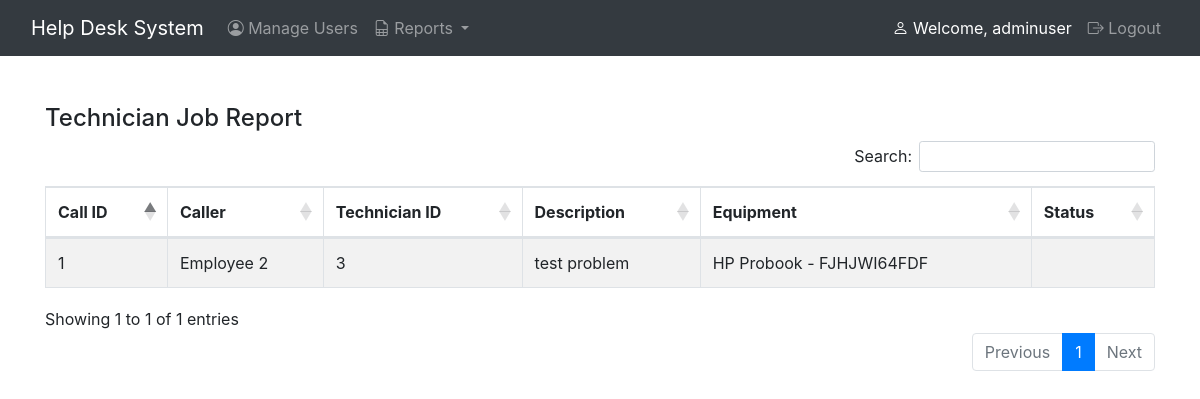
The page /technician_job_report.php (signed in) on the database its author committed.
### tables this page shows
CREATE TABLE problems (
    problem_id INT AUTO_INCREMENT PRIMARY KEY,
    call_id INT,
    technician_id INT,
    problem_type VARCHAR(100),
    assigned_time TIMESTAMP DEFAULT CURRENT_TIMESTAMP,
    resolution_time TIMESTAMP NULL,
    resolution_description TEXT,
    time_taken FLOAT,
    status ENUM('Open', 'Closed') DEFAULT 'Open',
    FOREIGN KEY (call_id) REFERENCES helpdesk_calls(call_id),
    FOREIGN KEY (technician_id) REFERENCES users(user_id)
);

CREATE TABLE employees (
    employee_id INT AUTO_INCREMENT PRIMARY KEY,
    office_id INT,
    name VARCHAR(100),
    contact_phone VARCHAR(15),
    email VARCHAR(100),
    start_date DATE,
    end_date DATE,
    job_title VARCHAR(50),
    department VARCHAR(50),
    FOREIGN KEY (office_id) REFERENCES offices(office_id)
);

CREATE TABLE helpdesk_calls (
    call_id INT AUTO_INCREMENT PRIMARY KEY,
    caller_id INT,
    operator_id INT,
    call_time TIMESTAMP DEFAULT CURRENT_TIMESTAMP,
    problem_description TEXT,
    equipment_id INT,
    operating_system VARCHAR(50),
    software_used VARCHAR(50),
    status ENUM('Open', 'Closed') DEFAULT 'Open',
    FOREIGN KEY (caller_id) REFERENCES employees(employee_id),
    FOREIGN KEY (operator_id) REFERENCES users(user_id),
    FOREIGN KEY (equipment_id) REFERENCES equipment(equipment_id)
);

CREATE TABLE equipment (
    equipment_id INT AUTO_INCREMENT PRIMARY KEY,
    office_id INT,
    serial_number VARCHAR(50),
    equipment_type VARCHAR(50),
    make VARCHAR(50),
    model VARCHAR(50),
    manufacturer VARCHAR(50),
    warranty_expiry_date DATE,
    software_licence_number VARCHAR(50),
    software_type VARCHAR(50),
    FOREIGN KEY (office_id) REFERENCES offices(office_id)
);

### technician_job_report.php (the view, shortened to what this page needs)
<?php
include 'config/db.php';
$result = $conn->query("SELECT *, p.status AS problem_status FROM problems p, helpdesk_calls h, employees e, equipment eq WHERE p.call_id = h.call_id AND h.caller_id = e.employee_id AND h.equipment_id = eq.equipment_id");
?>
<!DOCTYPE html>
<html lang="en">
<head>
    <link rel="stylesheet" href="assets/css/bootstrap.min.css">
    <link rel="stylesheet" href="https://cdn.jsdelivr.net/npm/bootstrap-icons@1.7.1/font/bootstrap-icons.css">
    <link rel="stylesheet" href="https://cdn.datatables.net/1.13.1/css/dataTables.bootstrap4.min.css">
</head>
<body>
    <?php include 'nav.php'; ?>
    <div class="container mt-5">
        <h4>Technician Job Report</h4>
        <div class="table-responsive">
            <table id="jobReportTable" class="table table-striped table-bordered table-hover">
                <thead>
                    <tr>
                        <th>Call ID</th>
                        <th>Caller</th>
                        <th>Technician ID</th>
                        <th>Description</th>
                        <th>Equipment</th>
                        <th>Status</th>
                    </tr>
                </thead>
                <tbody>
                    <?php
                    while ($row = $result->fetch_assoc()) {
                        echo "<tr>
                            <td>{$row['problem_id']}</td>
                            <td>{$row['name']}</td>
                            <td>{$row['technician_id']}</td>
                            <td>{$row['problem_description']}</td>
                            <td>{$row['make']} {$row['model']} - {$row['serial_number']}</td>
                            <td>{$row['problem_status']}</td>
                        </tr>";
                    }
                    ?>
                </tbody>
            </table>
        </div>
    </div>
</body>
</html>

### rows shown on the page
problems: problem_id "1", employees.name "Employee 2", technician "3", call.problem_description "test problem", equipment.make "HP", equipment.model "Probook", equipment.serial_number "FJHJWI64FDF"

### other values the page prints
$_SESSION['username'] "adminuser"
